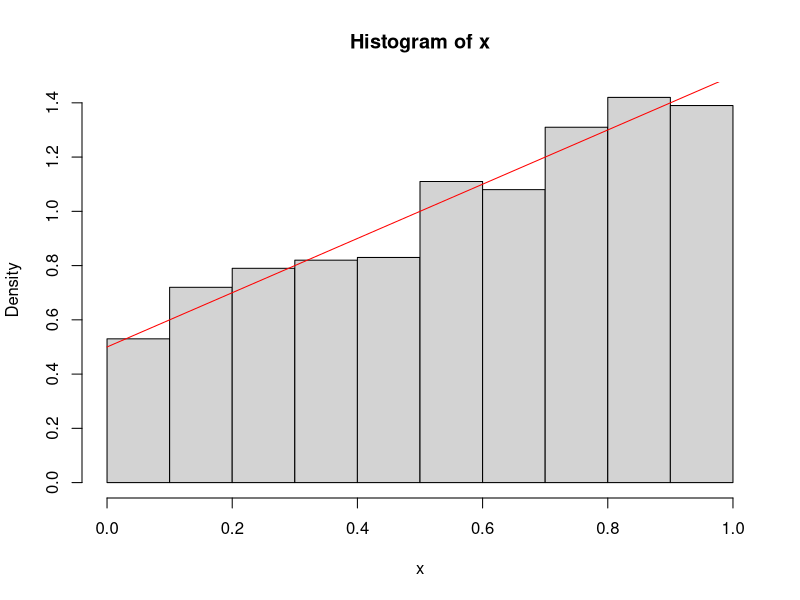
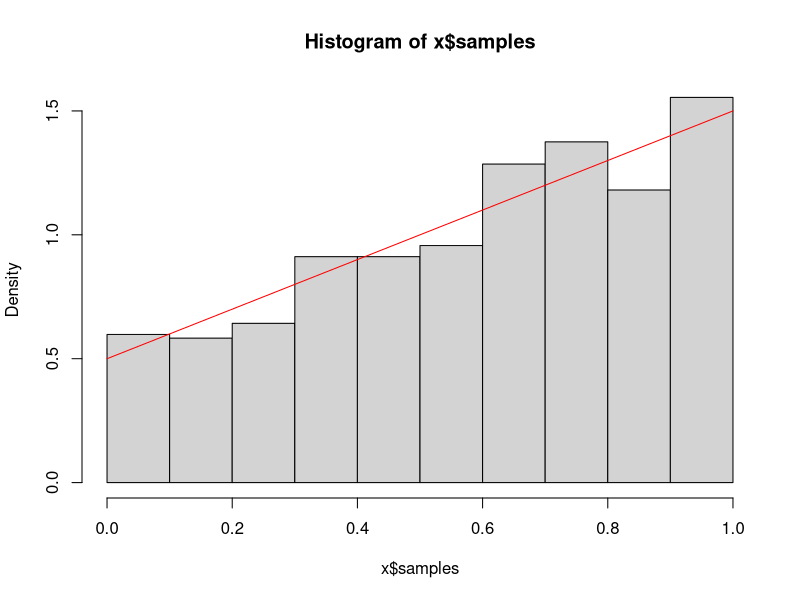
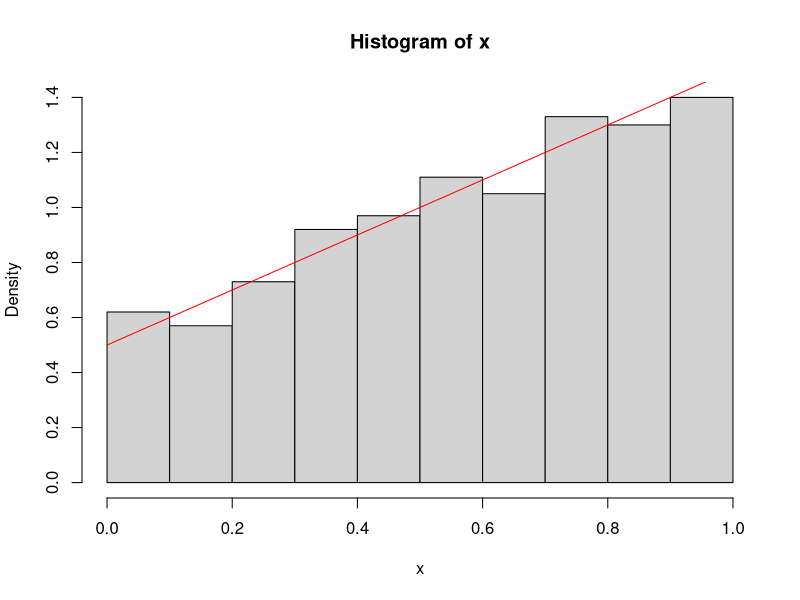

These charts were generated, in order, by the following R code:
## ---- chunk 1
set.seed(1024)
## ---- chunk 2
runif.chisq.test <- function(x, k)
{
  y <- rep(0,k)
  for (i in seq_along(x)) {
    j <- floor(k*x[[i]])  # 第j段
    if(x[[i]]==1){
      y[[k]] <- y[[k]]+1
    }else if(j<0 | j>=k){
      stop("there is value of x out of [0,1]")
    }else{
      y[[j+1]] <- y[[j+1]]+1
    }
  }
  chisq.test(y)
}
## ---- chunk 3
x <- runif(1000)
k <- 10
runif.chisq.test(x,k)
## ---- chunk 4
x <- rnorm(1000)
x <- x[x>=0&x<=1]
k <- 10
runif.chisq.test(x,k)
## ---- chunk 5
# F为分布函数
random.chisq.test <- function(x, k, F)
{
  library(purrr)
  
  xmin <- min(x)
  xmax <- max(x)
  d <- xmax-xmin
  j <- floor(k*(x-xmin)/d)
  y <- rep(0,k+2)
  for (i in seq_along(x)) {
    if(x[[i]]==max(x)){
      y[[k+1]] <- y[[k+1]]+1
    }else{
      y[[j[[i]]+2]] <- y[[j[[i]]+2]]+1
    }
  }
  p <- seq(xmin,xmax,length.out = k+1) %>% 
    map_dbl(F)
  p <- c(p[[1]],diff(p),1-p[[k+1]])
  chisq.test(y,p = p)
}
## ---- chunk 6
x <- rnorm(1000)
k <- 10
random.chisq.test(x,k,pnorm)
## ---- chunk 7
x <- runif(1000)
k <- 10
random.chisq.test(x,k,pnorm)
## ---- chunk 8
rng.x1 <- function(n)
{
  -0.5+sqrt(2*runif(n)+0.25)
}
## ---- chunk 9
n <- 1000
x <- rng.x1(n)
hist(x,freq = FALSE)
y <- seq(0,1,0.01)
z <- 0.5+y
lines(y,z,col="red")
## ---- chunk 10
rng.x2 <- function(n)
{
  x <- runif(n)
  y <- runif(n,0,1.5)
  s <- x[y<=0.5+x]
  list(samples = s, eff = length(s)/n)
}
## ---- chunk 11
n <- 1000
x <- rng.x2(n)
hist(x$samples,freq = FALSE)
y <- seq(0,1,0.01)
z <- 0.5+y
lines(y,z,col="red")
## ---- chunk 12
x$eff
## ---- chunk 13
rng.x3 <- function(n)
{
  i <- runif(n)
  x <- runif(n)
  # 小于等于0.5保持值，大于0.5开平方
  x[i>0.5] <- sqrt(x[i>0.5])
  x
}
## ---- chunk 14
n <- 1000
x <- rng.x3(n)
hist(x,freq = FALSE)
y <- seq(0,1,0.01)
z <- 0.5+y
lines(y,z,col="red")
## ---- chunk 15
n <- 10000000
t1.1 <- proc.time()
x <- rng.x1(n)
t1.2 <- proc.time()
t1 <- t1.2-t1.1
t2.1 <- proc.time()
x <- rng.x2(n)
t2.2 <- proc.time()
t2 <- t2.2-t2.1
t3.1 <- proc.time()
x <- rng.x3(n)
t3.2 <- proc.time()
t3 <- t3.2-t3.1
df <- data.frame(`逆变换法`=t1[3][[1]],`舍选法`=t2[3][[1]],`复合法`=t3[3][[1]])
knitr::kable(df)
